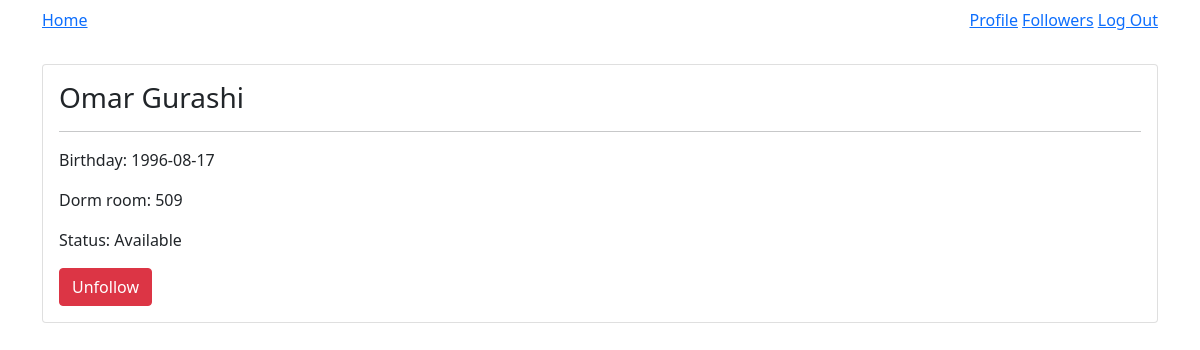
Screenshot of /user/2 (signed in) with the database file from the repository.
### socialorm_app/models.py (models this page shows, shortened)
class User(UserMixin, db.Model):
  id = db.Column(db.Integer, primary_key=True)
  email = db.Column(db.String(80), nullable=False, unique=True)
  password = db.Column(db.String(200), nullable=False)
  name = db.Column(db.String(80), nullable=False)
  status = db.Column(db.String(80), nullable=False, default='Available')
  dob = db.Column(db.Date, nullable=False)
  dorm_room = db.Column(db.String(5), nullable=False)
  residence_id = db.Column(db.Integer, db.ForeignKey('residence.id'), nullable=False)
  residence = db.relationship('Residence', back_populates='users')
  followers = db.relationship('User', secondary=user_followers,
  primaryjoin=id==user_followers.c.followee_id,
  secondaryjoin=id==user_followers.c.follower_id,
  backref=backref('followees')
  )

### socialorm_app/main/routes.py (the view)
@main.route('/user/<user_id>', methods=['GET', 'POST'])
@login_required
def user_detail(user_id):
  user = User.query.get(user_id)
  print(current_user.followers)
  is_following = user in current_user.followees
  return render_template('user_detail.html', user=user, is_following=is_following)

### socialorm_app/__init__.py (called while the page is built)
@login_manager.user_loader
def load_user(user_id):
    return User.query.get(user_id)

### socialorm_app/templates/user_detail.html
{% extends 'base.html' %} {% block content %}
<div class="card">
  <div class="card-body">
    <h3 class="card-title">{{ user.name }}</h3>
    <hr>
    <p class="card-text">Birthday: {{ user.dob }}</p>
    <p class="card-text">Dorm room: {{ user.dorm_room }}</p>
    <p class="card-text">Status: {{ user.status }}</p>
    {% if is_following %}
    <form action="{{ url_for('main.unfollow') }}" method="POST">
      <button name="followee_id" type="submit" value="{{ user.id }}" class="btn btn-danger">Unfollow</button>
    </form>
    {% else %}
    <form action="{{ url_for('main.follow') }}" method="POST">
      <button name="followee_id" type="submit" value="{{ user.id }}" class="btn btn-primary">Follow</button>
    </form>
    {% endif %}
  </div>
</div>
{% endblock %}

### rows the page displays
User: name "Omar Gurashi", dob "1996-08-17", dorm_room "509", status "Available"
